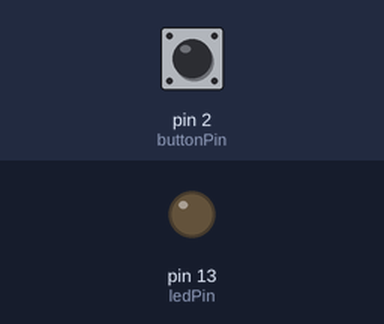
A sketch run on a simulated Arduino Uno, built with avr-gcc and run on an emulated ATmega328P. Parts: output pins drawn as LEDs (lit = HIGH). Dashed ring = blinking. Inputs (shaded band) come from the test bench; at power-on: pin 2 (buttonPin) HIGH.

Above: at 1.2 s.
1.3 s: pin 2 (buttonPin) pulled LOW for 1 s
At 1.45 s:
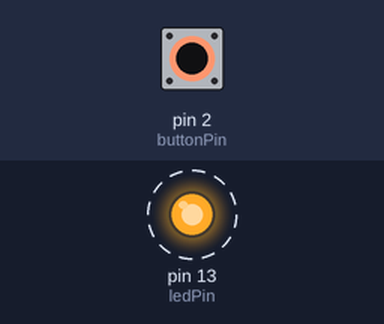
3.8 s: pin 2 (buttonPin) pulled LOW for 0.15 s
At 4.9 s:
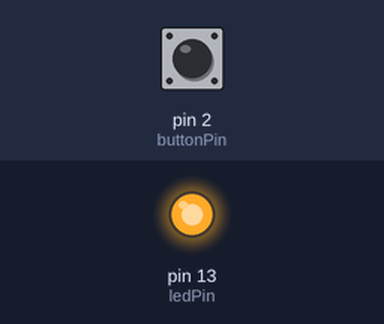
5.4 s: pin 2 (buttonPin) pulled LOW for 3.2 s
At 9.6 s:
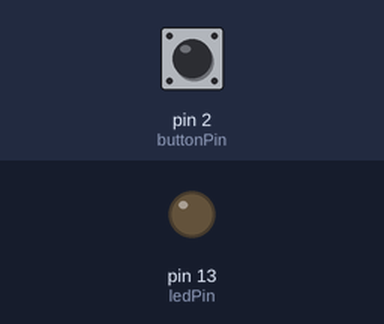
Timing chart, 0 to 11.1 s (numbered marks = the images above; inputs shaded):
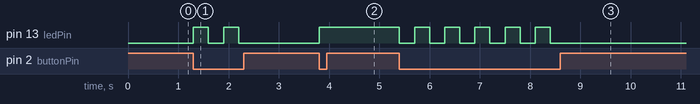

The sketch:

Day4_Button_Toggle.ino
```cpp
// Day4 项目：按钮控制LED闪烁
// TanWan 2026硬件备战
const int buttonPin = 2;
const int ledPin = 13;

int buttonState = 0;
bool ledState = false;
int lastButtonState = HIGH;   // 记录上一次按钮状态
unsigned long lastDebounceTime = 0;
void setup(){
  pinMode(ledPin,OUTPUT);
  pinMode(buttonPin,INPUT_PULLUP);
}

void loop() {
  buttonState = digitalRead(buttonPin);

  if (buttonState == LOW) {
    ledState = !ledState;
    digitalWrite(ledPin, ledState ? HIGH : LOW);
    delay(300);
  }
}
```

Measured:
- after the input at 1.3 s, pin 13 (ledPin): alternates HIGH for 0.30 s and LOW for 0.30 s, 4 changes in all, then stays LOW, starting at once
- after the input at 3.8 s, pin 13 (ledPin): LOW → HIGH at once
- after the input at 5.4 s, pin 13 (ledPin): alternates HIGH for 0.30 s and LOW for 0.30 s, 11 changes in all, then stays LOW, starting at once
